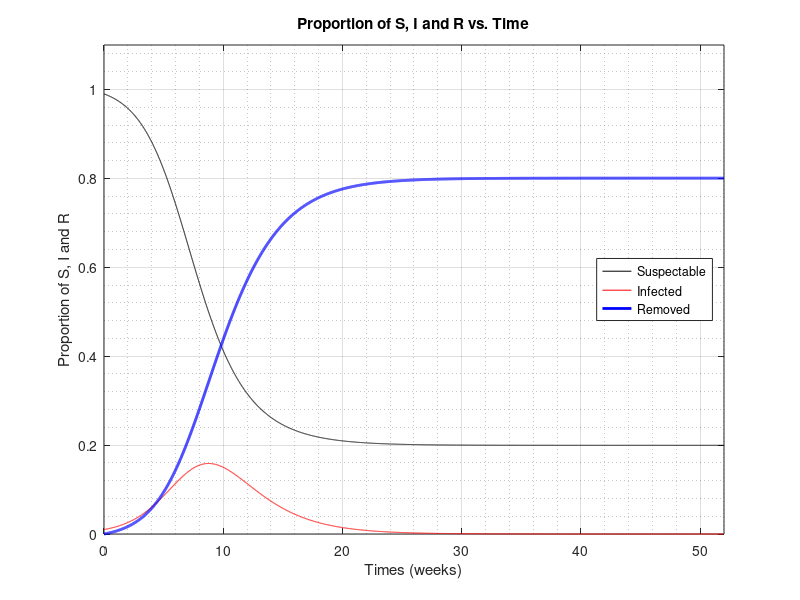

MATLAB code for this plot:
%% Set Parameters
I0 = .01; % Initial proportion of infected.
a = 1.0; % Infection Coefficient in weak^-1
b = 0.5; % Removal Coeficient

tmax = 52; % Number of weeks
dt = 0.01; % Size of time step in weeks
Imax = 1.1; % Max number infected for graph

plotchoice = 4; % 1=S, 2=I, 3=R, 4=All

%% Initialize Vectors
t = 0:dt:tmax; % Time vector
Nt = length(t); % Number of time steps
I = zeros(1,Nt); % Infection vector
S = zeros(1,Nt);
R = zeros(1,Nt);
I(1) = I0; % Set initial infection value

%% Calculations
for it = 1:Nt-1
    S(it) = 1 - I(it) - R(it);
    dI = a*I(it) * S(it) - b*I(it); % Rate of change per week;
    I(it+1) = I(it) + dI * dt;
    dR = b*I(it);
    R(it+1) = R(it) + dR * dt;
end
S(Nt) = 1 - I(Nt) - R(Nt);

%% Plots
switch plotchoice
    case 1
        plot(t,S,'-k','LineWidth',2)
        axis([0 tmax 0 Imax])
        grid on
        grid minor
        xlabel('Times (weeks)')
        ylabel('Proportion Suspectable')
        title('Proportion of suspectable vs. Time')
        
    case 2
        plot(t,I,'-r','LineWidth',2)
        axis([0 tmax 0 Imax])
        grid on
        grid minor
        xlabel('Times (weeks)')
        ylabel('Proportion Infected')
        title('Proportion of infections vs. Time')
        
    case 3
        plot(t,R,'-b','LineWidth',2)
        axis([0 tmax 0 Imax])
        grid on
        grid minor
        xlabel('Times (weeks)')
        ylabel('Proportion Removed')
        title('Proportion of removed vs. Time')
        
    case 4
        plot(t,S,'-k',...
             t,I,'-r',...
             t,R,'-b','LineWidth',2)
        axis([0 tmax 0 Imax])
        grid on
        grid minor
        xlabel('Times (weeks)')
        ylabel('Proportion of S, I and R')
        title('Proportion of S, I and R vs. Time')
        legend('Suspectable','Infected','Removed',...
               'Location','East')
        
end